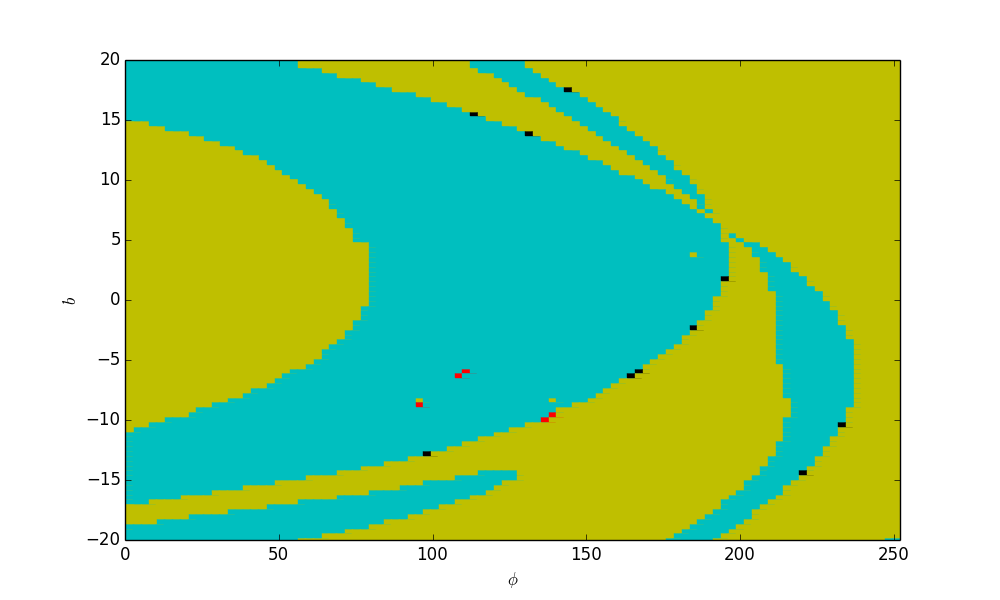

Write Python code to recreate this figure.
import os
import numpy as np
import matplotlib.pyplot as plt

def create_file(bs,phis):

    for b in bs:
        for phi in phis:
            command = 'amuse capture_ffp.py --b '+str(b)+' --phi '+str(phi)+' >> grid.txt'
            os.system(command)

def plot_grid(bs,phis):
    #File with results
    results = np.loadtxt('./grid.txt')

    #Plot
    fig = plt.figure(figsize=(10,6))

    i=0

    for b in bs:
        for phi in phis:

            try:
                r = results[i]
            except:
                break

            if(r==0):
                color = 'y'
            elif(r==1):
                color = 'c'
            elif(r==2):
                color = 'k'
            else:
                color = 'r'

            plt.scatter(phi,b,marker='s',s=1000,color=color)

            i=i+1

    plt.xlabel('$\phi$')
    plt.ylabel('$b$')
    plt.xlim(0,360*0.7)
    plt.ylim(-4*5,4*5)
    plt.savefig('parameter_space.png')
    plt.close()

if __name__ in ('__main__', '__plot__'):

    # -4r_0 < b < 4r_0
    bs = np.linspace(-4*5,4*5,10)
    # 0 < phi < 0.7 (where 1=360 degrees)
    phis = np.linspace(0,360*0.7,10)

    create_file(bs,phis)
    plot_grid(bs,phis)
